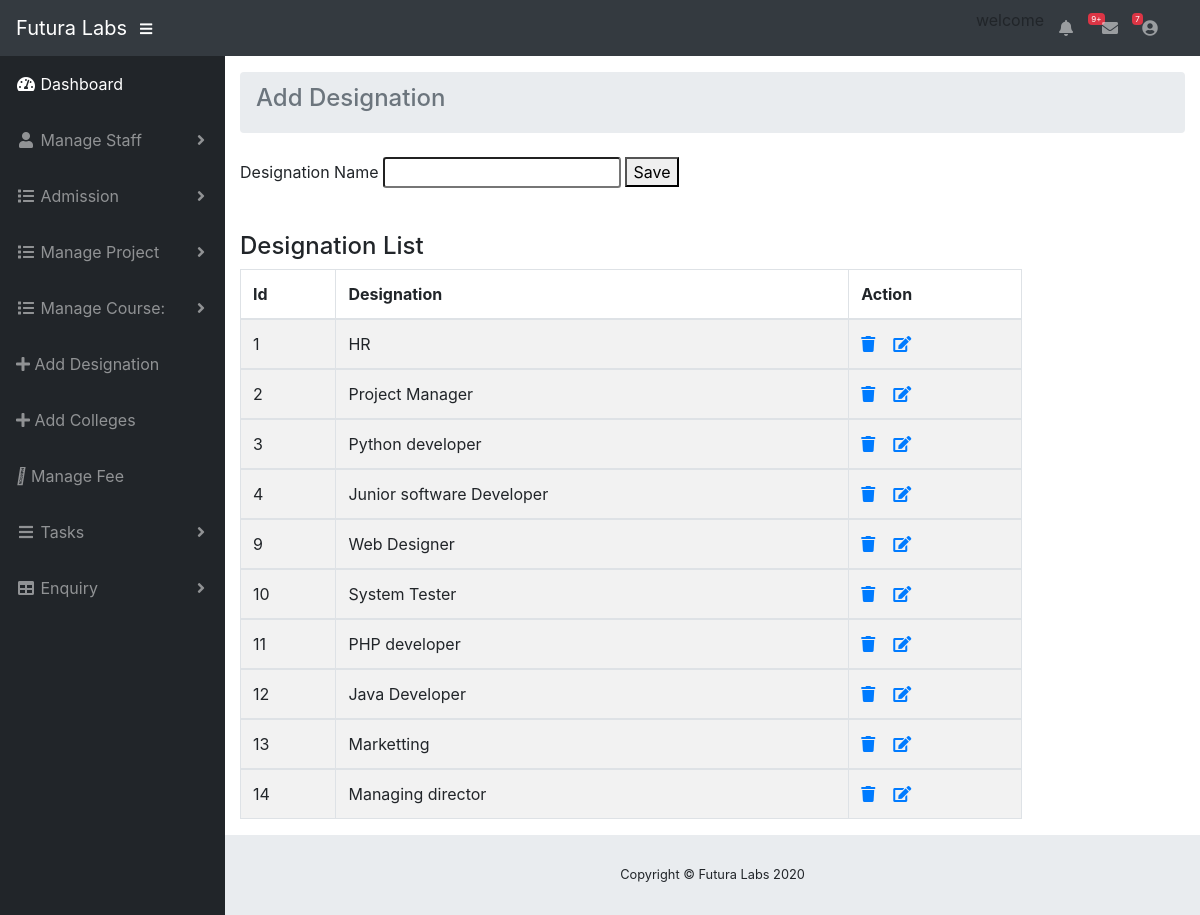
The app's page /add-designation.php (signed in) with its own data.
### tables this page shows
CREATE TABLE `designation` (
  `design_id` int(11) NOT NULL,
  `designation` varchar(30) NOT NULL
);

### add-designation.php (the view, shortened to what this page needs)
<?php
include('admin_header.php');
include('connect.php');
?>
        <ol class="breadcrumb">
          <li class="breadcrumb-item active"><h4 class="page-header">Add Designation</h4></li>
        </ol>
        <div id="page-wrapper">
            <div class="row">
                <div class="col-sm-10">
                    <form role="form" method="POST">
                        <div class="form-group">
                            <label>Designation Name</label>
                            <input type="text" name="designation_name" class="form-control-sm" required>
                            <button type="submit" name="designation" class="bs-popover-bottom">Save</button>
                       </div>
                    </form>
                </div>
            </div>
            <br/>
            <div class="row">
                <div class="col-sm-10">
                    <div class="panel panel-default">
                       <h4>Designation List</h4>
                            <table width="100%" class="table table-striped table-bordered table-hover" id="dataTables-example">
                                <thead>
                                    <tr>
                                        <th>Id</th>
                                        <th>Designation</th>
                                        <th>Action</th>
                                    </tr>
                                </thead>
 <?php
        $result=mysqli_query($con,"select *  from designation");
            while($dsign=mysqli_fetch_array($result))
            {
                ?>               <tbody>
                                  <tr class="odd gradeX">
                                        <td><?php echo $dsign['design_id'];?></td>
                                        <td><?php echo $dsign['designation'];?></td>
                                        <td><a href="add-designation.php?design_id=<?php echo $dsign['design_id'];?>"><i class="fa fa-trash"></i></a>&nbsp;&nbsp;&nbsp;
                                         <a href="edit-designation.php?design_id=<?php echo $dsign['design_id'];?>"><i class="fa fa-edit"></i></a> </td>
                                    </tr>
                                </tbody>
                                 <?php
            }
        ?>
                            </table>
                        </div>
                    </div>
                </div>
            </div>
        </div>
    </div>
<?php include('footer.php');?>

### records on screen
designation: design_id "1", designation "HR"
designation: design_id "2", designation "Project Manager"
designation: design_id "3", designation "Python developer"
designation: design_id "4", designation "Junior software Developer"
designation: design_id "9", designation "Web Designer"
designation: design_id "10", designation "System Tester"
designation: design_id "11", designation "PHP developer"
designation: design_id "12", designation "Java Developer"
designation: design_id "13", designation "Marketting"
designation: design_id "14", designation "Managing director"
